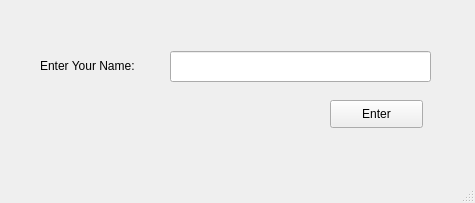
<?xml version="1.0" encoding="UTF-8"?>
<ui version="4.0">
 <class>MainWindow</class>
 <widget class="QMainWindow" name="MainWindow">
  <property name="geometry">
   <rect>
    <x>0</x>
    <y>0</y>
    <width>475</width>
    <height>203</height>
   </rect>
  </property>
  <property name="windowTitle">
   <string>MainWindow</string>
  </property>
  <widget class="QWidget" name="centralwidget">
   <widget class="QLabel" name="label">
    <property name="geometry">
     <rect>
      <x>40</x>
      <y>50</y>
      <width>141</width>
      <height>31</height>
     </rect>
    </property>
    <property name="maximumSize">
     <size>
      <width>16777215</width>
      <height>31</height>
     </size>
    </property>
    <property name="styleSheet">
     <string notr="true">font: 9pt &quot;MS Shell Dlg 2&quot;;</string>
    </property>
    <property name="text">
     <string>Enter Your Name:</string>
    </property>
   </widget>
   <widget class="QLineEdit" name="CName">
    <property name="geometry">
     <rect>
      <x>170</x>
      <y>51</y>
      <width>261</width>
      <height>31</height>
     </rect>
    </property>
   </widget>
   <widget class="QPushButton" name="EnterName">
    <property name="geometry">
     <rect>
      <x>330</x>
      <y>100</y>
      <width>93</width>
      <height>28</height>
     </rect>
    </property>
    <property name="text">
     <string>Enter</string>
    </property>
   </widget>
  </widget>
  <widget class="QMenuBar" name="menubar">
   <property name="geometry">
    <rect>
     <x>0</x>
     <y>0</y>
     <width>475</width>
     <height>26</height>
    </rect>
   </property>
  </widget>
  <widget class="QStatusBar" name="statusbar"/>
 </widget>
 <resources/>
 <connections/>
</ui>
